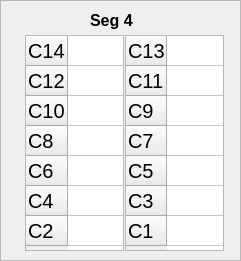
     <widget class="QFrame" name="frame_25">
      <property name="geometry">
       <rect>
        <x>740</x>
        <y>40</y>
        <width>241</width>
        <height>261</height>
       </rect>
      </property>
      <property name="frameShape">
       <enum>QFrame::StyledPanel</enum>
      </property>
      <property name="frameShadow">
       <enum>QFrame::Raised</enum>
      </property>
      <widget class="QTableWidget" name="B4_odd">
       <property name="geometry">
        <rect>
         <x>125</x>
         <y>35</y>
         <width>99</width>
         <height>216</height>
        </rect>
       </property>
       <property name="font">
        <font>
         <pointsize>15</pointsize>
        </font>
       </property>
       <attribute name="horizontalHeaderVisible">
        <bool>false</bool>
       </attribute>
       <attribute name="horizontalHeaderDefaultSectionSize">
        <number>60</number>
       </attribute>
       <row>
        <property name="text">
         <string>C13</string>
        </property>
       </row>
       <row>
        <property name="text">
         <string>C11</string>
        </property>
       </row>
       <row>
        <property name="text">
         <string>C9</string>
        </property>
       </row>
       <row>
        <property name="text">
         <string>C7</string>
        </property>
       </row>
       <row>
        <property name="text">
         <string>C5</string>
        </property>
       </row>
       <row>
        <property name="text">
         <string>C3</string>
        </property>
       </row>
       <row>
        <property name="text">
         <string>C1</string>
        </property>
       </row>
       <column>
        <property name="text">
         <string>Left</string>
        </property>
       </column>
      </widget>
      <widget class="QTableWidget" name="B4_even">
       <property name="geometry">
        <rect>
         <x>25</x>
         <y>35</y>
         <width>99</width>
         <height>216</height>
        </rect>
       </property>
       <property name="maximumSize">
        <size>
         <width>16777215</width>
         <height>16777215</height>
        </size>
       </property>
       <property name="baseSize">
        <size>
         <width>0</width>
         <height>0</height>
        </size>
       </property>
       <property name="font">
        <font>
         <pointsize>15</pointsize>
        </font>
       </property>
       <property name="lineWidth">
        <number>1</number>
       </property>
       <attribute name="horizontalHeaderVisible">
        <bool>false</bool>
       </attribute>
       <attribute name="horizontalHeaderDefaultSectionSize">
        <number>60</number>
       </attribute>
       <row>
        <property name="text">
         <string>C14</string>
        </property>
       </row>
       <row>
        <property name="text">
         <string>C12</string>
        </property>
       </row>
       <row>
        <property name="text">
         <string>C10</string>
        </property>
       </row>
       <row>
        <property name="text">
         <string>C8</string>
        </property>
       </row>
       <row>
        <property name="text">
         <string>C6</string>
        </property>
       </row>
       <row>
        <property name="text">
         <string>C4</string>
        </property>
       </row>
       <row>
        <property name="text">
         <string>C2</string>
        </property>
       </row>
       <column>
        <property name="text">
         <string>Right</string>
        </property>
       </column>
      </widget>
      <widget class="QLabel" name="box4_label_4">
       <property name="geometry">
        <rect>
         <x>90</x>
         <y>10</y>
         <width>61</width>
         <height>21</height>
        </rect>
       </property>
       <property name="font">
        <font>
         <pointsize>12</pointsize>
         <weight>75</weight>
         <bold>true</bold>
        </font>
       </property>
       <property name="text">
        <string>Seg 4</string>
       </property>
      </widget>
     </widget>
